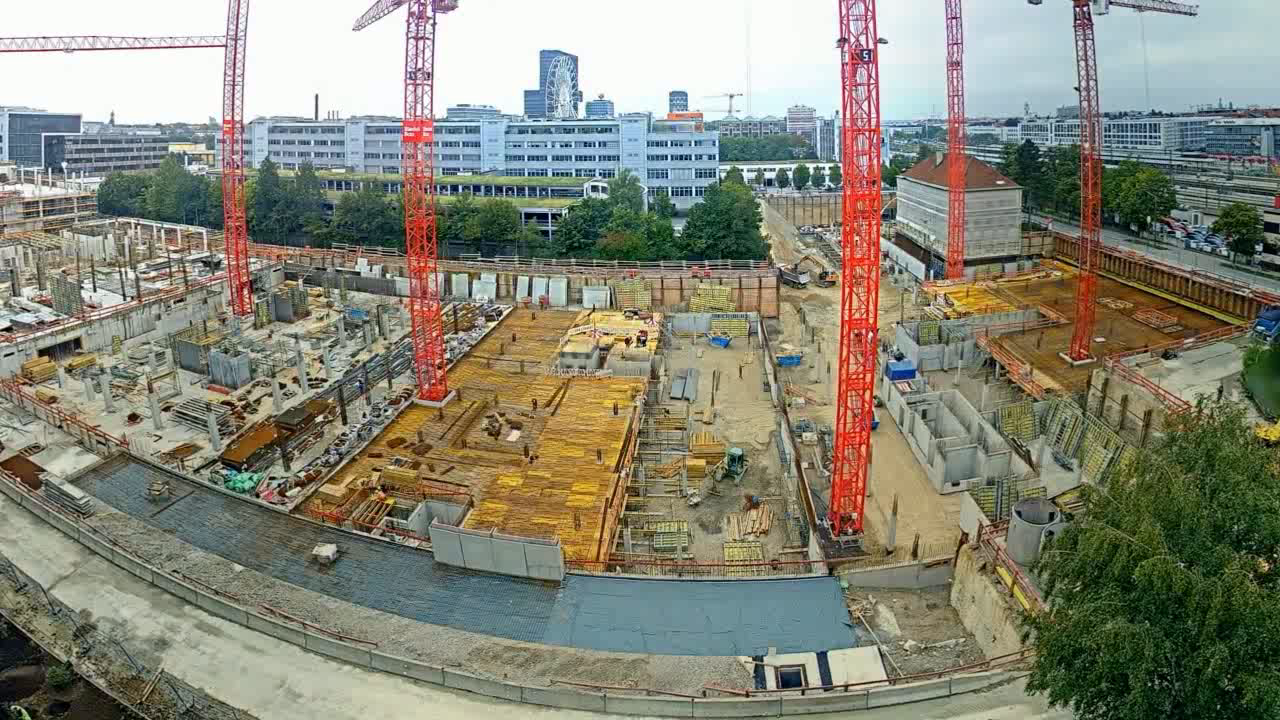
#> input picture frame 0 of data/formwork.mp4, 1280 x 720 px
$ python main.py
#> lines starting #> are read from the running program, lines starting #| are printed output that depends on the picture; after the words box and inside, x2 and y2 are one past the last pixel; in counts of white or black regions, pixels touching at a corner belong together
import cv2
import numpy as np

# input
Video_in = "formwork.mp4"

# output
Video_out = "XY.mp4"

# Video Settings
winName = 'output'

# cv2.resizeWindow(winName, 500, 500)
cap = cv2.VideoCapture(Video_in)

# Font to write over the image
font = cv2.FONT_HERSHEY_SIMPLEX

fps = int(cap.get(cv2.CAP_PROP_FPS))
length_video = int(cap.get(cv2.CAP_PROP_FRAME_COUNT))
width = int(cap.get(3))
height = int(cap.get(4))

fourcc = cv2.VideoWriter_fourcc(*'mp4v')
out = cv2.VideoWriter(Video_out, fourcc, fps, (width, height))

n_frame = 0
frames = []
dim = (500, 500)
dim1 = (720, 1280)
while cap.isOpened():
    # get frame from video
    ret, frame = cap.read()
#> frame is the input picture: shape (720, 1280, 3); mean B, G, R 119, 134.6, 134.5
    print('video_progress: ', round(n_frame * 100 / length_video, 1), '%')

    # Do something

    if ret:
        # Crop the image to proces only the relevant part
        cropped = frame[305:571, 291:662]
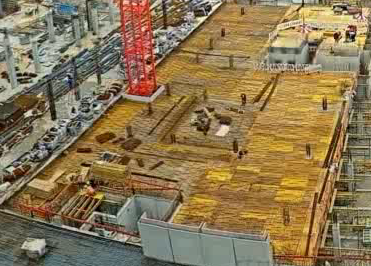
#> cropped: shape (266, 371, 3); mean B, G, R 82.9, 119.3, 139.7

        # BGR range for Yellow color
        YELLOW_MIN = np.array([50, 100, 170], np.uint8)
        YELLOW_MAX = np.array([130, 200, 255], np.uint8)

        # using in range to detect relevent pixels and count them
        dst = cv2.inRange(cropped, YELLOW_MIN, YELLOW_MAX)
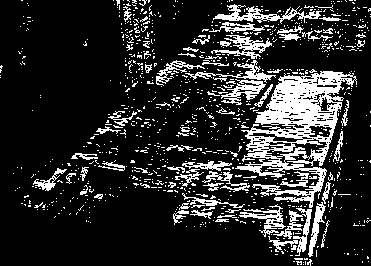
#> dst: shape (266, 371); 16.9% white; 959 white regions (885 under 20 px), largest, box (x1, y1, x2, y2) and area: (235, 71, 357, 208) 6013, (213, 4, 322, 24) 704, (273, 208, 312, 256) 518
        yellow_pixels = cv2.countNonZero(dst)
#> yellow_pixels = 16714

        # Function call to write the value of number of pixels over the image
        # frame = writeOverImage(frame,"Yellow Color",no_brown)
        cv2.putText(frame, 'Yellow Color:' + str(yellow_pixels), (10, 650), font, 2, (0, 255, 100), 2, cv2.LINE_AA)
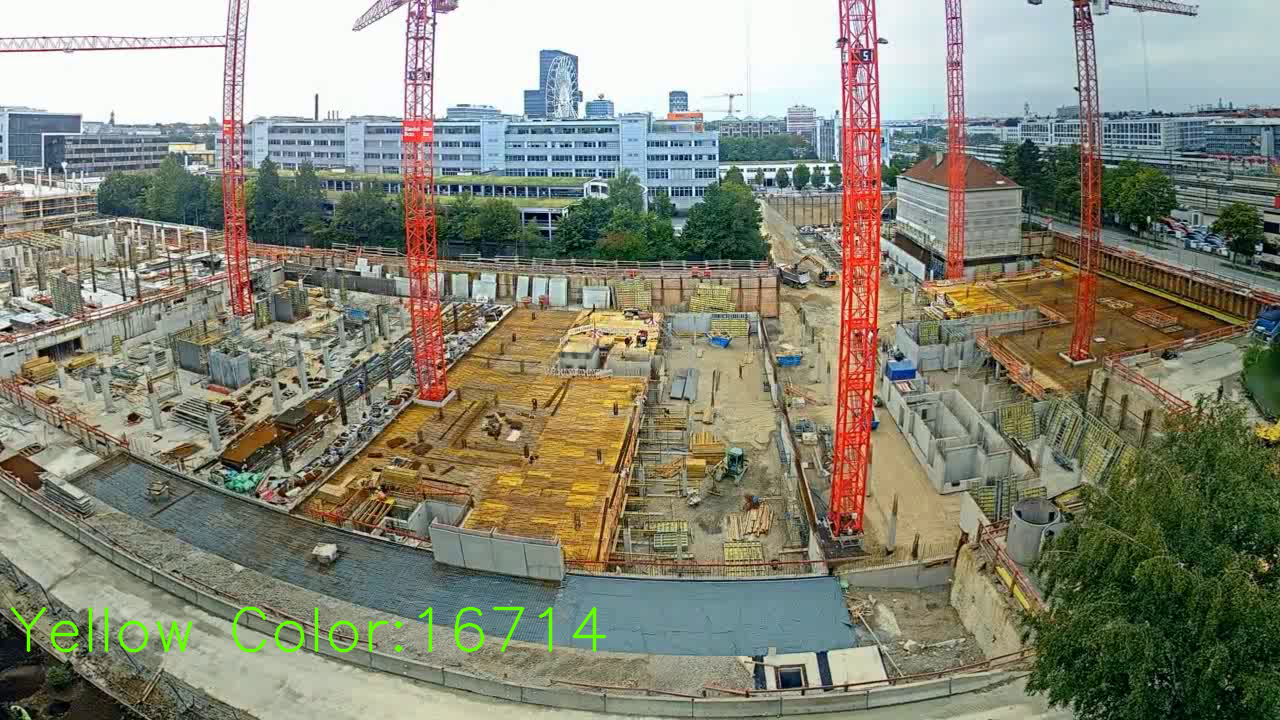
#> frame: shape (720, 1280, 3); 0.66% of pixels changed, all inside (x1, y1, x2, y2) = (10, 606, 607, 653)
        out.write(frame)
        cv2.imwrite('ConcreteImages/' + str(n_frame) + '.bmp', frame)
        cv2.namedWindow(winName, cv2.WINDOW_NORMAL)
        # cv2.resizeWindow(winName, 500, 500)
        # cv2.imshow('output', frame)
        if cv2.waitKey(1) == ord('q'):
#> (key q is pressed here)
            print("going here")
            break
    else:
        break
    n_frame += 1

cap.release()
out.release()
cv2.destroyAllWindows()
